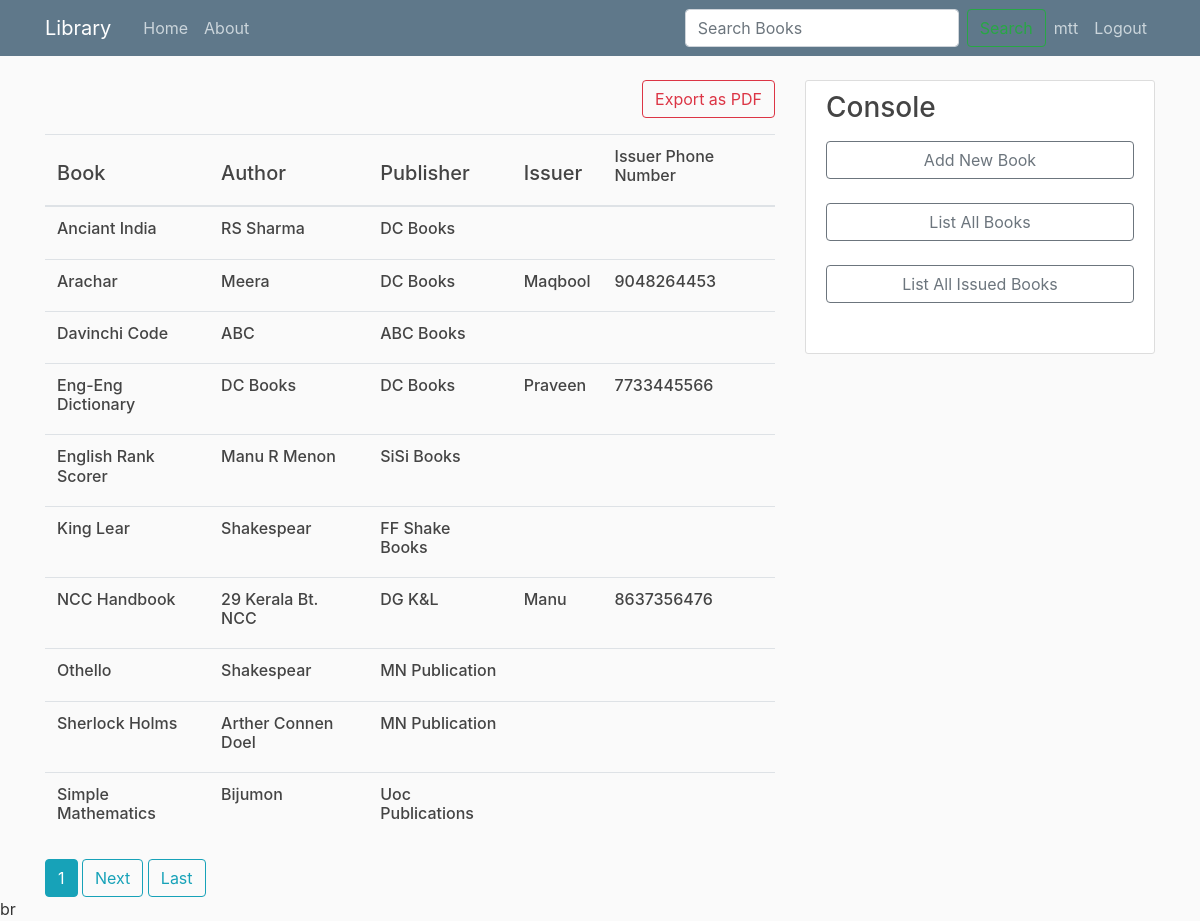
The page /allbooks/ (signed in) on the database its author committed.
### blog/models.py (models this page shows, shortened)
class Post(models.Model):
    title = models.CharField(max_length=100)
    book_author = models.CharField(default="",max_length=100)
    publisher = models.CharField(default="",max_length=100)
    content = models.TextField(max_length=500)
    date_posted = models.DateTimeField(default=timezone.now)
    author = models.ForeignKey(User, on_delete=models.CASCADE)
    issued = models.BooleanField(default=False)
    issued_to = models.CharField(default="",max_length=100,null=False)
    issue_to_phone_number = models.CharField(default="",max_length=10)
    issued_on = models.DateTimeField(null=True, blank=True, verbose_name='Issued on')

### blog/views.py (the view)
# urls.py: path('allbooks/',AllBooksView.as_view(), name='all-books'),
class AllBooksView(LoginRequiredMixin,ListView):
    model = Post
    template_name = 'blog/all_books.html'
    context_object_name = 'posts'
    ordering = ['title']
    paginate_by = 10

### templates/blog/all_books.html (shortened to what this page needs)
{% extends "blog/base.html" %}
{% block content %}
<div class="float-right">
  <a class="btn btn-outline-danger right mb-3" href="{% url 'pdf-gen-all' %}">Export as PDF</a> <br>
</div>
<div class="fixed-bottom">br</div>
<div class="mt-1">
  <table class="table">
    <thead class="black white-text">
      <tr>
        <th scope="col"><h5>Book</h5></th>
        <th scope="col"><h5>Author</h5></th>
        <th scope="col"><h5>Publisher</h5></th>
        <th scope="col"><h5>Issuer</h5></th>
        <th scope="col"><h6>Issuer Phone Number</h6></th>
      </tr>
    </thead>
    <tbody>
      {% for post in posts %}
          <tr>
            <th scope="row"><a href="{% url 'post-detail' post.id %}"><h6>{{post.title}}</h6></a></th>
            <td><a href="{% url 'book-author-detail' post.book_author %}"><h6>{{post.book_author}}</h6></a></td>
            <td><h6>{{post.publisher}}</h6></td>
            <td><h6>{{post.issued_to}}</h6></td>
            <td><h6>{{post.issue_to_phone_number}}</h6></td>
          </tr>
      {% endfor %}
    </tbody>
  </table>
</div>
  {% if is_paginated %}
    {% for num in page_obj.paginator.page_range %}
      {% if page_obj.number == num %}
        <a class="btn btn-info mb-4" href="?page={{ num }}">{{ num }}</a>
      {% elif num > page_obj.number|add:'-3' and num < page_obj.number|add:'-3' %}
        <a class="btn btn-outline-info mb-4" href="?page={{ num }}">{{ num }}</a>
      {% endif %}
    {% endfor %}
    {% if page_obj.has_next %}
      <a class="btn btn-outline-info mb-4" href="?page={{ page_obj.next_page_number }}">Next</a>
      <a class="btn btn-outline-info mb-4" href="?page={{ page_obj.paginator.num_pages }}">Last</a>
    {% endif %}
  {% endif %}
{% endblock %}

### templates/blog/base.html (shortened to what this page needs)
{% load static %}
<!DOCTYPE html>
<html lang="en" dir="ltr">
  <head>
    <link rel="stylesheet" href="https://stackpath.bootstrapcdn.com/bootstrap/4.3.1/css/bootstrap.min.css">
    <link rel="stylesheet" type="text/css" href="{% static 'blog/main.css' %}">
  </head>
  <body>
    <header class="site-header">
      <nav class="navbar navbar-expand-md navbar-dark bg-steel fixed-top">
        <div class="container">
          <a class="navbar-brand mr-4" href="{% url 'blog-home' %}">Library</a>
          <div class="collapse navbar-collapse" id="navbarToggle">
            <div class="navbar-nav mr-auto">
              <a class="nav-item nav-link" href="{% url 'blog-home' %}">Home</a>
              <a class="nav-item nav-link" href="{% url 'blog-about' %}">About</a>
            </div>
            <form class="form-inline" method="GET" action="{% url 'search-books' %}">
              <input class="form-control mr-md-2" type="search" name="q" placeholder="Search Books" value="{{ request.GET.q }}" aria-label="Search">
              <button class="btn btn-outline-success my-2 my-sm-0" type="submit">Search</button>
            </form>
            <div class="navbar-nav">
              {% if user.is_authenticated %}
                <a class="nav-item nav-link" href="{% url 'profile' %}">{{ user.username }}</a>
                <a class="nav-item nav-link" href="{% url 'logout' %}">Logout</a>
              {% else %}
                <a class="nav-item nav-link" href="{% url 'login' %}">Login</a>
                <a class="nav-item nav-link" href="{% url 'register' %}">Register</a>
              {% endif %}
            </div>
          </div>
        </div>
      </nav>
    </header>
    <main role="main" class="container">
      <div class="row">
        <div class="col-md-8">
          {% block content %}{% endblock %}
        </div>
        {% if user.is_authenticated %}
          <div class="col-md-4">
            <div class="content-section">
              <h3>Console</h3>
              <p class='text-muted'>
                <ul class="list-group">
                  <a class="btn btn-outline-secondary" href="{% url 'post-create' %}">Add New Book</a> <br>
                  <a class="btn btn-outline-secondary" href="{% url 'all-books' %}">List All Books</a> <br>
                  <a class="btn btn-outline-secondary" href="{% url 'issued-books' %}">List All Issued Books</a> <br>
                </ul>
              </p>
            </div>
          </div>
        {% endif %}
      </div>
    </main>
  </body>
</html>

### static/blog/main.css (style rules this page uses)
body { background: #fafafa; color: #333333; margin-top: 5rem; }
h1, h2, h3, h4, h5, h6 { color: #444444; }
ul { margin: 0; }
.bg-steel { background-color: #5f788a; }
.site-header .navbar-nav .nav-link { color: #cbd5db; }
.content-section { background: #ffffff; padding: 10px 20px; border: 1px solid #dddddd; border-radius: 3px; margin-bottom: 20px; }

### rows shown on the page
Post: title "Anciant India", book_author "RS Sharma", publisher "DC Books"
Post: title "Arachar", book_author "Meera", publisher "DC Books", issued_to "Maqbool", issue_to_phone_number "9048264453"
Post: title "Davinchi Code", book_author "ABC", publisher "ABC Books"
Post: title "Eng-Eng Dictionary", book_author "DC Books", publisher "DC Books", issued_to "Praveen", issue_to_phone_number "7733445566"
Post: title "English Rank Scorer", book_author "Manu R Menon", publisher "SiSi Books"
Post: title "King Lear", book_author "Shakespear", publisher "FF Shake Books"
Post: title "NCC Handbook", book_author "29 Kerala Bt. NCC", publisher "DG K&L", issued_to "Manu", issue_to_phone_number "8637356476"
Post: title "Othello", book_author "Shakespear", publisher "MN Publication"
Post: title "Sherlock Holms", book_author "Arther Connen Doel", publisher "MN Publication"
Post: title "Simple Mathematics", book_author "Bijumon", publisher "Uoc Publications"

### other values the page prints
{{ user.username }} "mtt"
{{ num }} "1"
